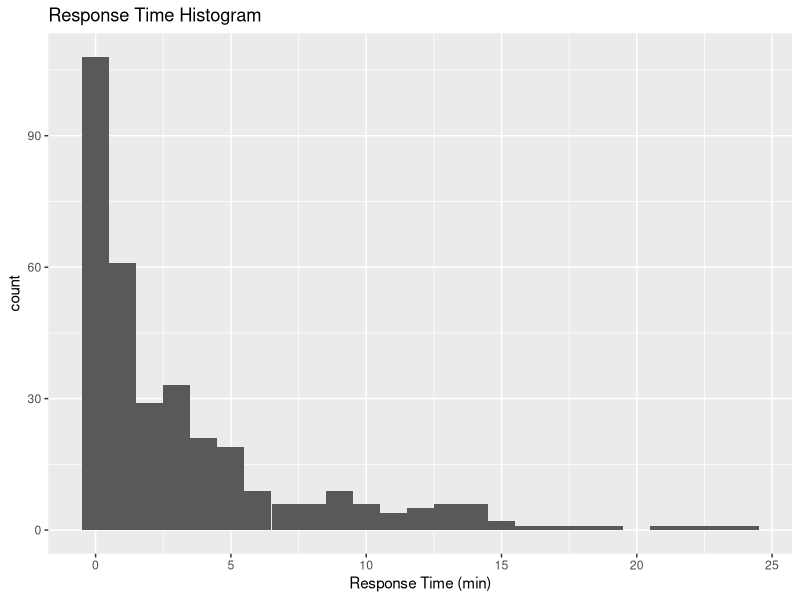

Write the R code that produced this figure.
library(ggplot2)

respTimes <- read.table("responseTimes.txt")

hist1 <- ggplot(respTimes, aes(V1)) +
  geom_histogram(bins=25) +
  xlab("Response Time (min)") +
  ggtitle("Response Time Histogram")
print(hist1)